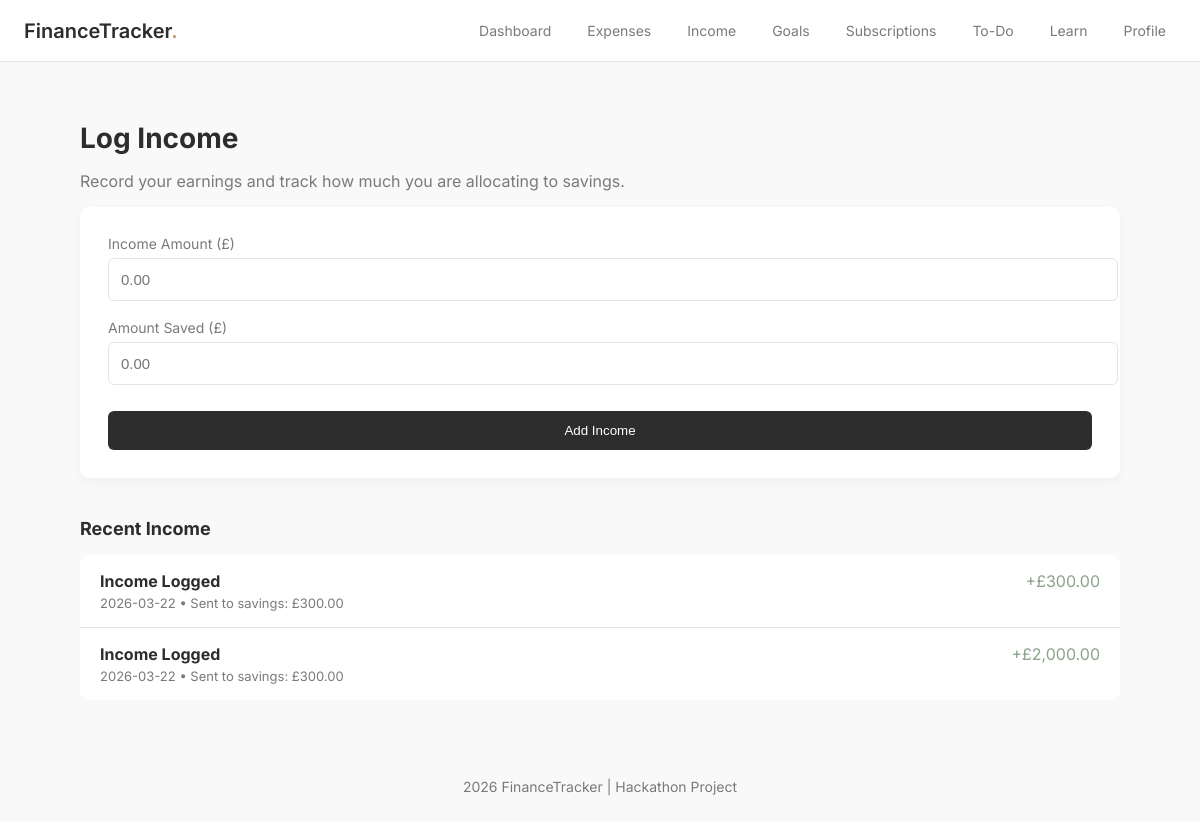
Page /income/oleksii on the committed database.
### tables this page shows
CREATE TABLE income (
        id INTEGER PRIMARY KEY AUTOINCREMENT,
        user_id INTEGER,
        amount REAL,
        saved REAL,
        date TEXT
    );

### app.py (the view, shortened to what this page needs)
@app.route("/income/<username>", methods=["GET", "POST"])
def income(username):
    user_id = get_user_id(username)
    if not user_id:
        return redirect(url_for("index"))
    conn = get_db()
    data = conn.execute(
        "SELECT * FROM income WHERE user_id=? ORDER BY date DESC",
        (user_id,)
    ).fetchall()
    conn.close()
    return render_template("income.html", data=data, username=username)

### app.py (called while the page is built)
def get_db():
    conn = sqlite3.connect(DB)
    conn.row_factory = sqlite3.Row
    return conn

def get_user_id(username):
    conn = get_db()
    user = conn.execute(
        "SELECT id FROM users WHERE username=?",
        (username,)
    ).fetchone()
    conn.close()
    return user["id"] if user else None

@app.context_processor
def inject_user():
    username = request.view_args.get("username") if request.view_args else None
    return dict(current_user=username)

### templates/income.html (shortened to what this page needs)
{% extends "layout.html" %}
{% block navbar %}
    {% include "navbar.html" %}
{% endblock %}
{% block content %}
<div class="container">
    <div class="dashboard-header">
        <h1>Log Income</h1>
        <p>Record your earnings and track how much you are allocating to savings.</p>
    </div>
    <div class="form-card" style="border-top-color: #8CA38D;">
        <form method="POST">
            <div class="form-group">
                <label>Income Amount (£)</label>
                <input type="number" step="0.01" name="amount" class="form-control" placeholder="0.00" required>
            </div>
            <div class="form-group">
                <label>Amount Saved (£)</label>
                <input type="number" step="0.01" name="saved" class="form-control" placeholder="0.00" required>
            </div>
            <button type="submit" class="btn-primary" style="width: 100%; margin-top: 8px;">Add Income</button>
        </form>
    </div>
    <h3 class="section-title">Recent Income</h3>
    <div class="transaction-list">
        {% if data %}
            {% for i in data %}
                <div class="transaction-item">
                    <div class="tx-details">
                        <h4>Income Logged</h4>
                        <p>{{ i.date[:10] }} • Sent to savings: £{{ "{:,.2f}".format(i.saved|float) }}</p>
                    </div>
                    <div class="tx-amount" style="color: #8CA38D;">
                        +£{{ "{:,.2f}".format(i.amount|float) }}
                    </div>
                </div>
            {% endfor %}
        {% else %}
            <div class="empty-state" style="padding: 32px; text-align: center; color: #7A7A7A;">
                No income logged yet. Time to get that bread!
            </div>
        {% endif %}
    </div>
</div>
{% endblock %}

### static/css/style.css (style rules this page uses)
body { font-family: 'Inter', -apple-system, BlinkMacSystemFont, "Segoe UI", sans-serif; background-color: #F9F9F9; color: #2D2D2D; margin: 0; -webkit-font-smoothing: antialiased; }
.container { max-width: 1040px; margin: 0 auto; padding: 40px 24px; }
.dashboard-header h1 { font-size: 28px; margin-bottom: 8px; }
.dashboard-header p { color: #7A7A7A; }
.section-title { font-size: 18px; margin: 40px 0 16px; }
.form-card { background: white; padding: 28px; border-radius: 10px; box-shadow: 0 4px 12px rgba(0,0,0,0.04); margin-bottom: 40px; }
.form-group { margin-bottom: 18px; }
.form-group label { font-size: 14px; color: #7A7A7A; display: block; margin-bottom: 6px; }
.form-control { width: 100%; padding: 12px; border-radius: 6px; border: 1px solid #E8E5E1; font-size: 15px; }
.btn-primary { background: #2D2D2D; color: white; border: none; padding: 12px; border-radius: 6px; cursor: pointer; }
.transaction-list { background: white; border-radius: 10px; overflow: hidden; }
.transaction-item { display: flex; justify-content: space-between; padding: 16px 20px; border-bottom: 1px solid #E8E5E1; }
.transaction-item:last-child { border-bottom: none; }
.tx-details h4 { margin: 0; }
.tx-details p { margin: 4px 0 0; font-size: 13px; color: #7A7A7A; }

### rows in the picture
income: date "2026-03-22", saved "300.00", amount "300.00"
income: date "2026-03-22", saved "300.00", amount "2,000.00"
